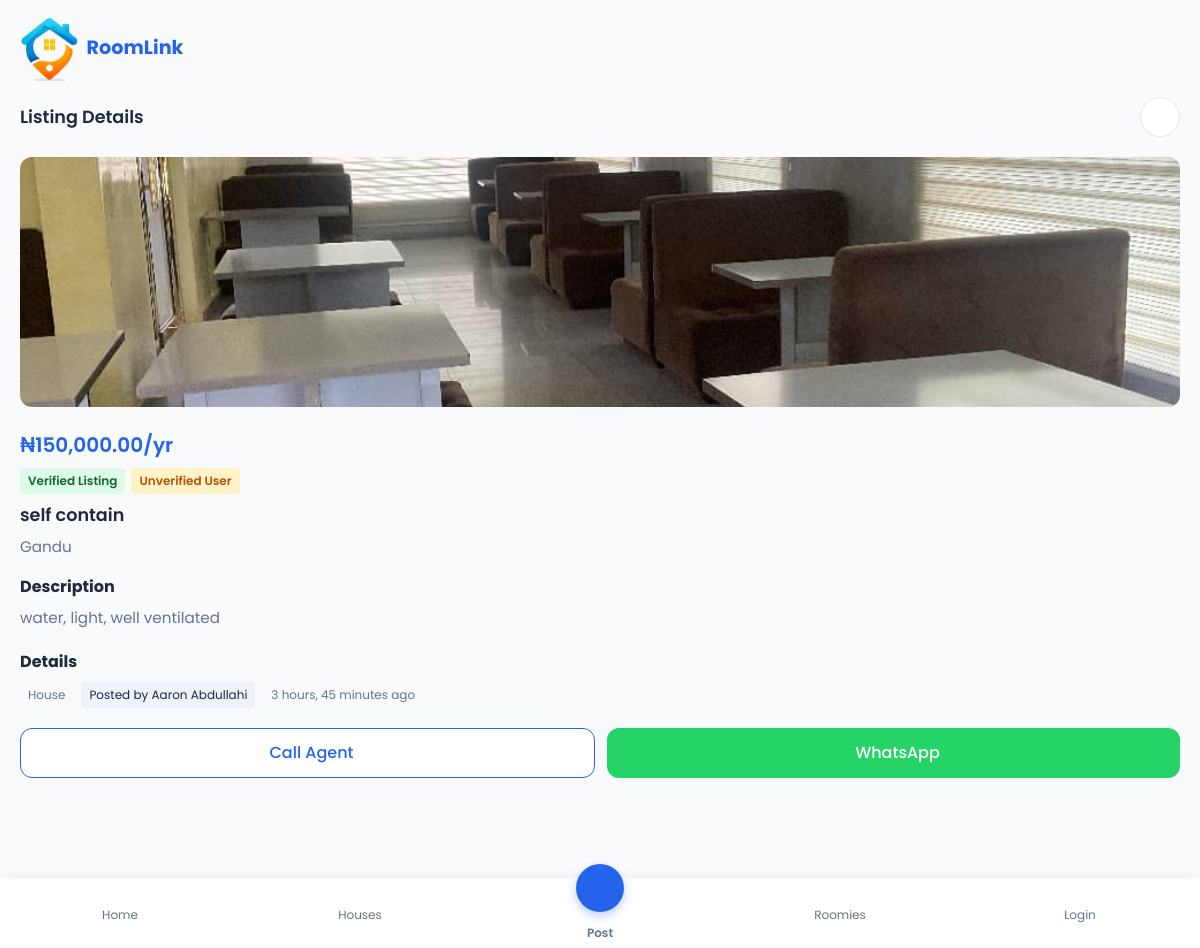
Screenshot of /houses/1/ with the database file from the repository.
### core/models.py (models this page shows, shortened)
class Listing(models.Model):
    LISTING_TYPE_CHOICES = [
        ('house', 'House'),
        ('roommate', 'Roommate'),
    ]
    title = models.CharField(max_length=255)
    description = models.TextField()
    rent = models.DecimalField(max_digits=10, decimal_places=2)
    location = models.CharField(max_length=255)
    listing_type = models.CharField(max_length=20, choices=LISTING_TYPE_CHOICES)
    GENDER_CHOICES = [('male', 'Male'), ('female', 'Female')]
    gender_preference = models.CharField(max_length=10, choices=GENDER_CHOICES, blank=True, null=True)
    LEVEL_CHOICES = [('100', '100 Lvl'), ('200', '200 Lvl'), ('300', '300 Lvl'), ('400', '400 Lvl'), ('500', '500 Lvl')]
    level_preference = models.CharField(max_length=10, choices=LEVEL_CHOICES, blank=True, null=True)
    interests = models.CharField(max_length=255, blank=True, null=True, help_text="Comma separated interests (e.g. Reading, Music, Sports)")
    image = models.ImageField(upload_to='listing_images/', blank=True, null=True)
    posted_by = models.ForeignKey(User, on_delete=models.CASCADE, related_name='listings')
    is_verified_listing = models.BooleanField(default=False)
    views_count = models.PositiveIntegerField(default=0)
    created_at = models.DateTimeField(auto_now_add=True)

class User(AbstractUser):
    username = None # We use email as username
    email = models.EmailField(_('email address'), unique=True)
    full_name = models.CharField(max_length=255)
    phone_number = models.CharField(max_length=20)
    department = models.CharField(max_length=100, blank=True, null=True)
    matric_number = models.CharField(max_length=50, blank=True, null=True)
    is_verified_student = models.BooleanField(default=False)
    VERIFICATION_STATUS_CHOICES = [
        ('not_submitted', 'Not Submitted'),
        ('pending', 'Pending Review'),
        ('approved', 'Approved'),
        ('rejected', 'Rejected'),
    ]
    verification_status = models.CharField(
        max_length=20,
        choices=VERIFICATION_STATUS_CHOICES,
        default='not_submitted'
    )
    verification_document = models.FileField(upload_to='verification_docs/', blank=True, null=True)
    USERNAME_FIELD = 'email'
    REQUIRED_FIELDS = ['full_name', 'phone_number']
    objects = UserManager()
    @property
    def whatsapp_link(self):
        clean_number = ''.join(filter(str.isdigit, str(self.phone_number)))
        if clean_number.startswith('0'):
            clean_number = '234' + clean_number[1:]
        return clean_number

### core/views.py (the view)
# urls.py: path('houses/<int:id>/', views.listing_detail, name='listing_detail'),
def listing_detail(request, id):
    house = get_object_or_404(Listing, id=id)
    house.views_count += 1
    house.save()
    interests_list = []
    if house.interests:
        interests_list = [i.strip() for i in house.interests.split(',')]
    return render(request, 'listing_detail.html', {'house': house, 'interests_list': interests_list})

### templates/listing_detail.html (shortened to what this page needs)
{% extends 'base.html' %}
{% load static humanize %}
{% block content %}
<section id="listing-detail-screen" class="screen-page">
    <div class="detail-container">
        <div class="modal-header">
            <h3>Listing Details</h3>
            <a href="javascript:history.back()" class="btn-icon"></a>
        </div>
        {% if house.image %}
        <img src="{{ house.image.url }}" style="width:100%; height:250px; object-fit:cover; border-radius:12px; margin-bottom:16px;" alt="{{ house.title }}">
        {% else %}
        <div style="width:100%; height:250px; background:#f0f0f0; border-radius:12px; margin-bottom:16px; display:flex; align-items:center; justify-content:center; color:#aaa;">
            <i class="ph ph-image" style="font-size:3rem;"></i>
        </div>
        {% endif %}
        <div style="display:flex; justify-content:space-between; align-items:start; margin-bottom:8px; flex-direction: column; gap: 8px;">
            <h2 style="margin:0; color:var(--primary);">
                ₦{{ house.rent|intcomma }}/yr
            </h2>
            <div style="display:flex; gap:6px; flex-wrap:wrap;">
                {% if house.listing_type != 'roommate' %}
                    {% if house.is_verified_listing %}
                    <span class="badge badge-verified"> Verified Listing</span>
                    {% else %}
                    <span class="badge" style="background:#FEF3C7; color:#B45309;">Unverified Listing</span>
                    {% endif %}
                {% endif %}
                {% if house.posted_by.is_verified_student %}
                <span class="badge" style="background:#e0f2fe; color:#0284c7;"><i class="ph-fill ph-student"></i> Verified Student</span>
                {% else %}
                <span class="badge" style="background:#FEF3C7; color:#B45309;">Unverified User</span>
                {% endif %}
            </div>
        </div>
        <h3 style="margin-bottom:8px;">{{ house.title }}</h3>
        <p style="margin-bottom:16px;"> {{ house.location }}</p>
        <div style="margin-bottom:20px;">
            <h4 style="margin-bottom:8px;">Description</h4>
            <p>{{ house.description|default:"No description provided."|linebreaks }}</p>
        </div>
        <div style="background:#F8FAFC; border-radius:12px; margin-bottom:20px;">
            <h4 style="margin-bottom:8px;">Details</h4>
            <div class="tags">
                <span class="tag">{{ house.get_listing_type_display }}</span>
                <a href="{% url 'user_profile' house.posted_by.id %}" class="tag" style="text-decoration:none; color:inherit; border-color:var(--primary); background:rgba(37,99,235,0.05);">
                    Posted by {{ house.posted_by.full_name }}
                </a>
                <span class="tag">{{ house.created_at|timesince }} ago</span>
            </div>
        </div>
        <div style="display:flex; gap:12px; margin-bottom: 80px;">
            <a href="tel:{{ house.posted_by.phone_number }}" class="btn btn-secondary" style="flex:1;"> Call Agent</a>
            <a href="https://wa.me/{{ house.posted_by.whatsapp_link }}?text=Hi, I am interested in {{ house.title }}" target="_blank" class="btn btn-primary" style="flex:1; background-color:#25D366; border:none;"> WhatsApp</a>
        </div>
    </div>
</section>
{% endblock %}

### static/css/styles.css (style rules this page uses)
:root { --primary: #2563EB; --primary-dark: #1D4ED8; --secondary: #F97316; --bg-color: #F8FAFC; --card-bg: #FFFFFF; --text-main: #1E293B; --text-muted: #64748B; --border-color: #E2E8F0; --shadow-sm: 0 1px 2px 0 rgb(0 0 0 / 0.05); --shadow-md: 0 4px 6px -1px rgb(0 0 0 / 0.1), 0 2px 4px -2px rgb(0 0 0 / 0.1); --radius-sm: 8px; --radius-md: 12px; --radius-lg: 16px; --nav-height: 70px; }
* { box-sizing: border-box; margin: 0; padding: 0; -webkit-tap-highlight-color: transparent; }
body { font-family: 'Poppins', -apple-system, BlinkMacSystemFont, "Segoe UI", Roboto, Helvetica, Arial, sans-serif; background-color: var(--bg-color); color: var(--text-main); line-height: 1.5; padding-bottom: calc(var(--nav-height) + 20px); overscroll-behavior-y: none; }
h2 { font-size: 1.25rem; font-weight: 600; margin-bottom: 1rem; }
h3 { font-size: 1.1rem; font-weight: 600; }
p { font-size: 0.95rem; color: var(--text-muted); }
a { text-decoration: none; color: inherit; }
.btn { display: inline-flex; align-items: center; justify-content: center; gap: 8px; padding: 12px 20px; border-radius: var(--radius-md); font-weight: 500; border: none; cursor: pointer; transition: transform 0.15s ease, opacity 0.2s; font-size: 1rem; text-decoration: none; }
.btn-primary { background-color: var(--primary); color: white; }
.btn-secondary { background-color: white; color: var(--primary); border: 1px solid var(--primary); }
.btn-icon { background: white; border: 1px solid var(--border-color); width: 40px; height: 40px; border-radius: 50%; display: flex; align-items: center; justify-content: center; font-size: 1.2rem; cursor: pointer; color: var(--text-main); }
.screen-page { padding: 0 20px; animation: fadeIn 0.3s ease; min-height: 80vh; }
.badge { padding: 4px 8px; border-radius: 4px; font-size: 0.75rem; font-weight: 600; display: inline-block; }
.badge-verified { background-color: #DCFCE7; color: #166534; }
.tags { display: flex; gap: 8px; flex-wrap: wrap; margin-top: 8px; }
.tag { background: var(--bg-color); padding: 4px 8px; border-radius: 4px; font-size: 0.75rem; color: var(--text-muted); }
.modal-header { display: flex; justify-content: space-between; align-items: center; margin-bottom: 20px; }

### rows the page displays
Listing: image (picture), rent "150,000.00", title "self contain", location "Gandu", description "water, light, well ventilated", listing_type "House", posted_by.full_name "Aaron Abdullahi", created_at "3 hours, 45 minutes"
